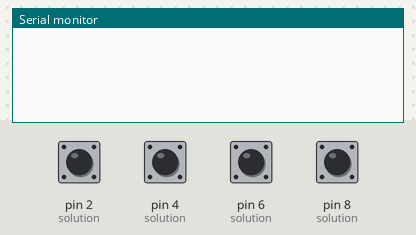
The sketch below on a simulated Arduino Uno, built with avr-gcc and run on an emulated ATmega328P. On the bench: the last lines printed to the serial monitor. Inputs (shaded band) come from the test bench; at power-on: pin 2 (solution), pin 4 (solution), pin 6 (solution), pin 8 (solution) HIGH.

Above: at 1.8 s.
1.9 s: pin 2 (solution) pulled LOW for 0.6 s
At 2.8 s:
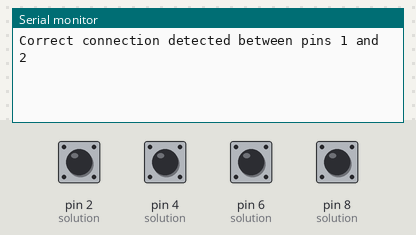
4.0 s: pin 4 (solution) pulled LOW for 0.6 s
At 5.7 s:
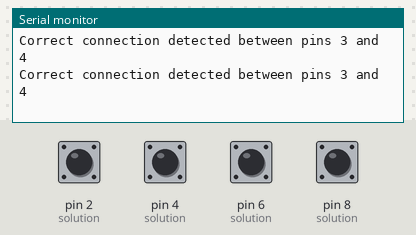
6.1 s: pin 6 (solution) pulled LOW for 0.6 s
At 7.5 s:
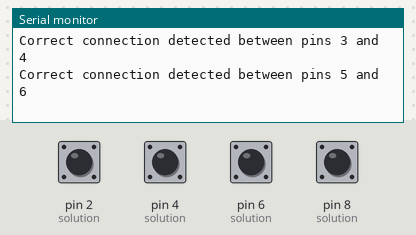
8.2 s: pin 8 (solution) pulled LOW for 0.6 s
At 9.0 s:
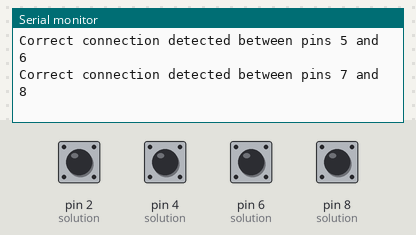
10.3 s: pin 2 (solution) driven LOW and pin 4 (solution) driven LOW and pin 6 (solution) driven LOW and pin 8 (solution) driven LOW
At 10.91 s:
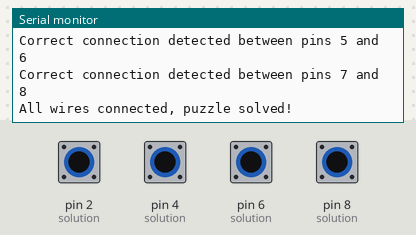
Timing chart, 0 to 13.3 s (numbered marks = the images above; inputs shaded):
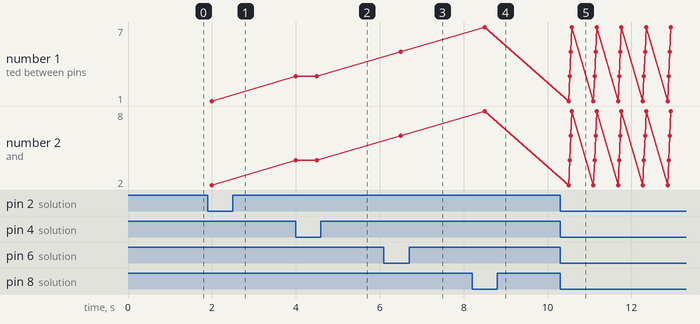

Measured:
- after the input at 1.9 s, the serial monitor: prints a new line after 0.10 s (image 1)
- after the input at 4.0 s, the serial monitor: prints a new line at once (image 2)
- after the input at 6.1 s, the serial monitor: prints a new line after 0.40 s (image 3)
- after the input at 8.2 s, the serial monitor: prints a new line after 0.30 s (image 4)
- after the input at 10.3 s, the serial monitor: prints a new line after 0.20 s (image 5)
- plotted number 1: 1 → 3 after the input at 4.0 s, 3 → 5 after the input at 6.1 s, 5 → 7 after the input at 8.2 s
- plotted number 2: 2 → 4 after the input at 4.0 s, 4 → 6 after the input at 6.1 s, 6 → 8 after the input at 8.2 s

The sketch:

Wire_Puzzle_IO.ino
```cpp
/*
 * ESCAPE ROOM WIRE PUZZLE DEMO
 *
 * You have a large array of plugs. Players have wires they must
 * connect to the plugs, but only a certain combination of
 * connections between plugs will trigger the solution and allow
 * the players to progress through the game!
 *
 * This implementation allows for seamless detection of wires
 * connected correctly without additional external components
 * (assuming your microcontroller supports INPUT_PULLUP).
 * Tired of building labor intensive resistor or keypad arrays,
 * having them degrade over time, and reading noisy analog values?
 * Me too!
 *
 * This implementation requires 2 IO pin assigments for each
 * wire connection.
 *
 * by Adam Billingsley
 * created  6 Feb, 2023
 * modified 7 Feb, 2023
 */

//-------------- SETTINGS & GLOBAL CONSTANTS -----------------//
#define DEBUG true // Prints debug information to serial if true
#define numWires 4 // Total wires in the puzzle solution


//------------------ PUZZLE SOLUTION -------------------------//
const int solution[numWires][2] = {
  {1,2}, // DIO pin 1, DIO pin 2
  {3,4}, // DIO pin 3, DIO pin 4
  {5,6}, // DIO pin 5, DIO pin 6
  {7,8}  // DIO pin 7, DIO pin 8
};

/*
 * Function: checkWires
 * Checks all wires, allows optional code to trigger per wire
 * Returns true if all wires are connected correctly
 */
bool checkWires(){
  bool flag_solved = true;                 // Flag to return puzzle solved state. True until proven false
  for(int i=0; i<numWires; i++){           // For each wire...
    pinMode(solution[i][0], OUTPUT);       // Reassign first end of wire as an output
    digitalWrite(solution[i][0], LOW);     // Pull first end of wire LOW
    if(!digitalRead(solution[i][1])){      // If the second end of the wire detects the LOW pull...
                                           // Optional: do anything to reward the single correct connection!
      if(DEBUG){
        Serial.print("Correct connection detected between pins ");
        Serial.print(solution[i][0]);
        Serial.print(" and ");
        Serial.println(solution[i][1]);
      }
    }
    else{
      flag_solved = false;                 // The wire is connected improperly, don't solve the game
    }
    pinMode(solution[i][0], INPUT_PULLUP); // Pull the first end of the wire HIGH and check the next wire
  }
  return flag_solved;                      // Return the solved state of the puzzle
}

void setup() {
  if(DEBUG)
    Serial.begin(19200);

  //All wire plugs initialized as inputs
  for(int i=0; i<numWires; i++){
    pinMode(solution[i][0], INPUT_PULLUP);
    pinMode(solution[i][1], INPUT_PULLUP);
  }
}

void loop() {
  if(checkWires()){
    //The puzzle is solved!
    if(DEBUG)
      Serial.println("All wires connected, puzzle solved!");
  }
  delay(500);
}
```
